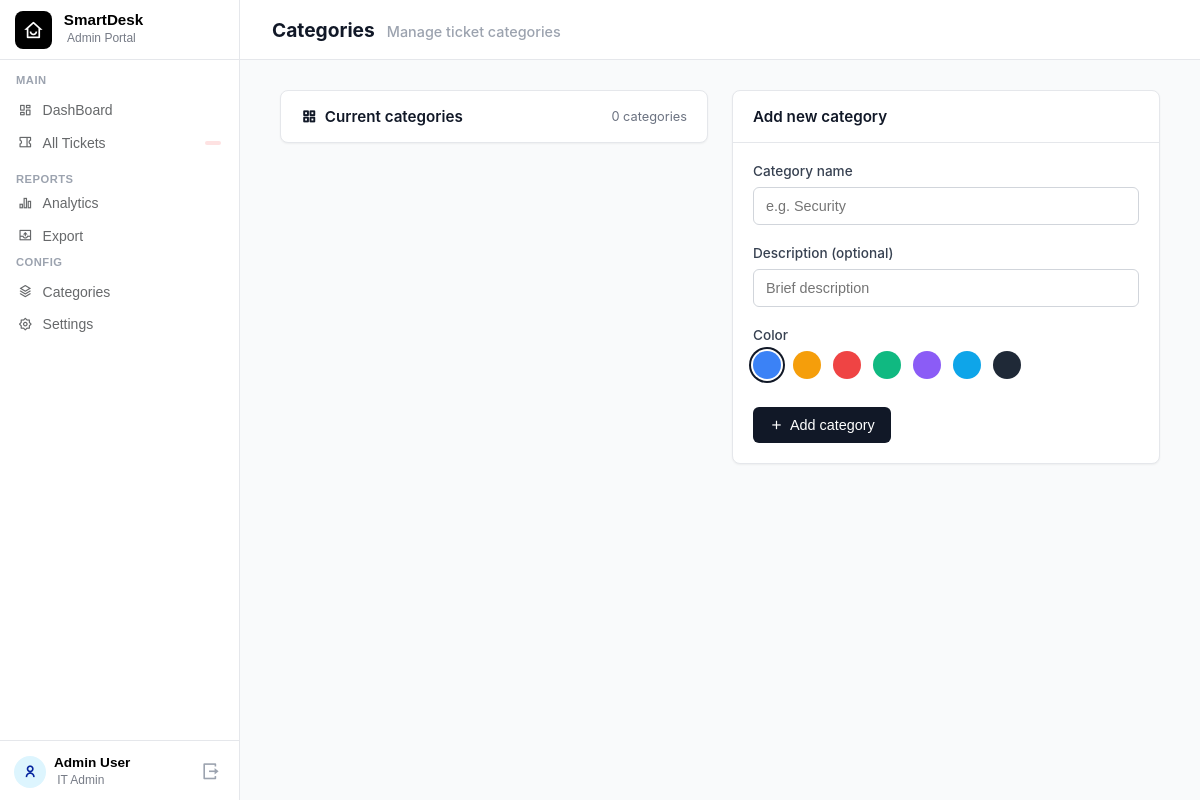
The app's page /admin-categories (signed in), older data.
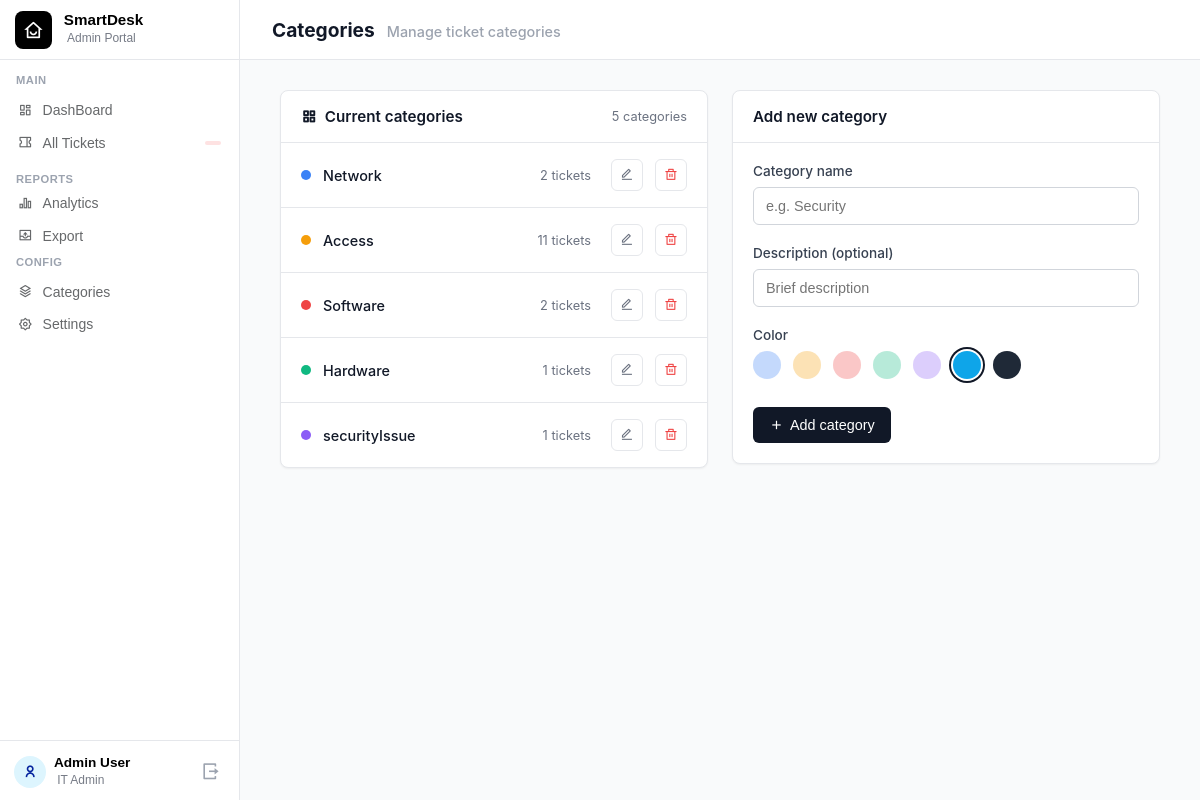
The same page, newer data.
### main.py (models this page shows)
class Category(db.Model):
    id = db.Column(db.Integer, primary_key=True)
    name = db.Column(db.String(50), nullable=False, unique=True)
    description = db.Column(db.String(200), nullable=True)
    color = db.Column(db.String(20), nullable=False, unique=True)

### main.py (the view)
@app.route('/admin-categories')
def admin_categories():
    if session.get('role') != 'admin':
        return redirect(url_for('admin_login'))
    db_categories = Category.query.all()
    category_data = []
    used_colors = []
    for cat in db_categories:
        ticket_count = Ticket.query.filter_by(category=cat.name).count()
        category_data.append({
            'id': cat.id,
            'name': cat.name,
            'desc': cat.description,
            'tickets': ticket_count,
            'color': cat.color
        })
        used_colors.append(cat.color)
    all_colors = ['#3b82f6', '#f59e0b', '#ef4444', '#10b981', '#8b5cf6', '#0ea5e9', '#1f2937']
    return render_template(
        'AdminCategories.html',
        categories=category_data,
        total_cats=len(category_data),
        used_colors=used_colors,
        all_colors=all_colors
    )

### templates/AdminCategories.html (shortened to what this page needs)
{% extends "AdminSideMacron.html" %}
{% block extra_css %}
<link rel="stylesheet" href="{{ url_for('static', filename='css/AdminCategories.css') }}">
{% endblock %}
{% block content %}
<div class="dashboard-wrapper">
    <div class="dash-header">
        <div class="dash-title">
            <h2>Categories</h2>
            <span class="subtitle">Manage ticket categories</span>
        </div>
    </div>
    <div class="main-content-container">
        <div class="categories-layout">
            <div class="panel">
                <div class="panel-header">
                    <div class="panel-title">
                        <i class="ri-function-line"></i> Current categories
                    </div>
                    <div class="panel-meta">{{ total_cats }} categories</div>
                </div>
                <div class="category-list">
                    {% for cat in categories %}
                    <div class="category-item">
                        <div class="cat-info">
                            <span class="color-dot" style="background-color: {{ cat.color }};"></span>
                            <span class="cat-name">{{ cat.name }}</span>
                        </div>
                        <div class="cat-actions">
                            <span class="ticket-count">{{ cat.tickets }} tickets</span>
                            <button class="action-btn edit-btn" title="Edit"
                                onclick="openEditMode({{ cat.id }}, '{{ cat.name }}', '{{ cat.desc or '' }}', '{{ cat.color }}')">
                                <i class="ri-edit-line"></i>
                            </button>
                            <button class="action-btn delete-btn" title="Delete"
                                onclick="deleteCategory({{ cat.id }})">
                                <i class="ri-delete-bin-line"></i>
                            </button>
                        </div>
                    </div>
                    {% endfor %}
                </div>
            </div>
            <div class="panel">
                <div class="panel-header border-bottom">
                    <div class="panel-title" id="formTitle">Add new category</div>
                </div>
                <div class="panel-body">
                    <form id="addCategoryForm" class="category-form">
                        <div class="form-group">
                            <label for="catName">Category name</label>
                            <input type="text" id="catName" name="category_name" placeholder="e.g. Security" required>
                        </div>
                        <div class="form-group">
                            <label for="catDesc">Description (optional)</label>
                            <input type="text" id="catDesc" name="description" placeholder="Brief description">
                        </div>
                        <div class="form-group">
                            <label>Color</label>
                            <div class="color-picker" id="colorPicker">
                                {% for color in all_colors %}
                                    {% set is_used = color in used_colors %}
                                    <label class="color-swatch {% if is_used %}disabled backend-disabled{% endif %}"
                                           style="background-color: {{ color }};"
                                           data-color="{{ color }}"
                                           {% if is_used %}title="Color already in use"{% endif %}>
                                    </label>
                                {% endfor %}
                            </div>
                        </div>
                        <div class="form-actions">
                            <button type="button" class="btn-submit" id="submitBtn" onclick="submitCategory()">
                            </button>
                        </div>
                    </form>
                </div>
            </div>
        </div>
    </div>
</div>
{% endblock %}

### templates/AdminSideMacron.html (shortened to what this page needs)
<!DOCTYPE html>
<html lang="en">
<head>
    <link rel="stylesheet" href="{{ url_for('static', filename='css/AdminSideMacron.css') }}">
    {% block extra_css %}{% endblock %}
    <link href="https://cdn.jsdelivr.net/npm/remixicon@4.2.0/fonts/remixicon.css" rel="stylesheet" />
</head>
<body>
    <nav class="sidebar">
        <div class="Brand-section">
            <div class="brand-header">
                <i class="ri-home-smile-line"></i>
                <div>
                    <h2>SmartDesk</h2>
                    <p>Admin Portal</p>
                </div>
            </div>
        </div>
        <div class="nav-container">
            <div class="nav-group">
                <span class="label">MAIN</span>
                <a href="{{ url_for('admin_dashboard') }}"
                    class="nav-item {% if request.endpoint == 'admin_dashboard' %}active{% endif %}">
                    <i class="ri-dashboard-line"></i>
                    DashBoard
                </a>
                <a href="{{ url_for('myticketadminside') }}"
                    class="nav-item {% if request.endpoint == 'myticketadminside' %}active{% endif %}">
                    <i class="ri-coupon-2-line"></i>
                    All Tickets
                    <span class="badge-ticket">{{ total }}</span>
                </a>
            </div>
            <div class="nav-group-report">
                <span class="label">REPORTS</span>
                <a href="{{ url_for('admin_analytics') }}"
                    class="nav-item {% if request.endpoint == 'admin_analytics' %}active{% endif %}">
                    <i class="ri-bar-chart-2-line"></i>
                    Analytics
                </a>
                <a href="{{ url_for('admin_export') }}"
                    class="nav-item {% if request.endpoint == 'admin_export' %}active{% endif %}">
                    <i class="ri-export-line"></i>
                    Export
                </a>
            </div>
            <div class="nav-group">
                <span class="label">CONFIG</span>
                <a href="{{ url_for('admin_categories') }}"
                    class="nav-item {% if request.endpoint == 'admin_categories' %}active{% endif %}">
                    <i class="ri-stack-line"></i> Categories
                </a>
                <a href="#" class="nav-item">
                    <i class="ri-settings-2-line"></i>
                    Settings
                </a>
            </div>
        </div>
        <div class="admin-profile">
            <div class="user-avatar">
                <i class="ri-user-line"></i>
            </div>
            <div class="user-meta">
                <h2>Admin User</h2>
                <p>IT Admin</p>
            </div>
            <a href="{{ url_for('logout') }}" class="logout-btn">
                <i class="ri-logout-box-r-line"></i>
            </a>
        </div>
    </nav>
    <div style="margin-left: 240px;">
        {% block content %}
        {% endblock %}
    </div>
</body>
</html>

### static/css/AdminSideMacron.css (style rules this page uses)
body { margin: 0; font-family: 'Inter', system-ui, -apple-system, BlinkMacSystemFont, "Segoe UI", Roboto, sans-serif; }
.sidebar { width: 240px; height: 100vh; background-color: white; border-right: 1px solid #e5e7eb; display: flex; flex-direction: column; padding: 10px; box-sizing: border-box; position: fixed; font-family: Arial, Helvetica, sans-serif; }
.brand-header { border-bottom: 1px solid #e5e7eb; display: flex; flex-direction: row; align-items: center; gap: 12px; margin: -10px -10px 14px -10px; padding: 0 15px; height: 60px; box-sizing: border-box; }
.brand-header i { font-size: 20px; background-color: #000000; color: white; padding: 8px; border-radius: 8px; display: flex; align-items: center; justify-content: center; }
.brand-header h2 { margin: 0; font-size: 0.95rem; font-weight: 700; color: #000000; }
.brand-header p { margin: 0.2rem; font-size: 0.75rem; color: #767b86; font-weight: 500; }
.nav-group { margin-top: 0px; display: flex; flex-direction: column; margin-bottom: 10px; }
.label { font-size: 0.7rem; font-weight: 550; color: #9ca3af; letter-spacing: 0.5px; padding-left: 6px; margin-bottom: 8px; }
.nav-item { display: flex; align-items: center; gap: 10px; text-decoration: none; color: #66686a; font-size: 0.875rem; font-weight: 500; padding: 8px 8px; border-radius: 6px; margin-bottom: 0.5px; transition: all 0.2s; width: 100%; box-sizing: border-box; }
.admin-profile { margin-top: auto; display: flex; flex-direction: row; align-items: center; justify-content: space-between; padding-top: 20px; text-decoration: none; gap: 8px; margin-left: -10px; margin-right: -10px; padding: 14px 14px 0 14px; border-top: 1px solid #e5e7eb; }
.logout-btn { padding: 4px; text-decoration: none; font-size: 1.20rem; color: #9ca3af; transition: all 0.2s; }
.user-avatar { width: 32px; height: 32px; background-color: rgb(221, 245, 254); color: rgb(6, 36, 158); border-radius: 50%; align-items: center; display: flex; justify-content: center; font-size: 0.8rem; font-weight: 600; flex-shrink: 0; }
.user-meta { flex-grow: 1; }
.user-meta h2 { margin: 0; font-size: 0.85rem; font-weight: 550; color: #000000; }
.user-meta p { margin: 0.2rem; font-size: 0.75rem; color: #767b86; font-weight: 500; align-items: center; }
.badge-ticket { color: #ef4444; padding: 2px 8px; background-color: #fee2e2; border-radius: 10px; font-size: 0.7rem; font-weight: 600; display: flex; justify-content: center; align-items: center; margin-left: auto; }
.nav-group-report { margin-top: 10px; margin-bottom: 4px; }

Row changes from the older to the newer data that the page shows:
added Category: name "Network", tickets "2"
added Category: name "Access", tickets "11"
added Category: name "Software", tickets "2"
added Category: name "Hardware", tickets "1"
added Category: name "securityIssue", tickets "1"
Text that changed along with them:
{{ total_cats }}: "0" → "5"
